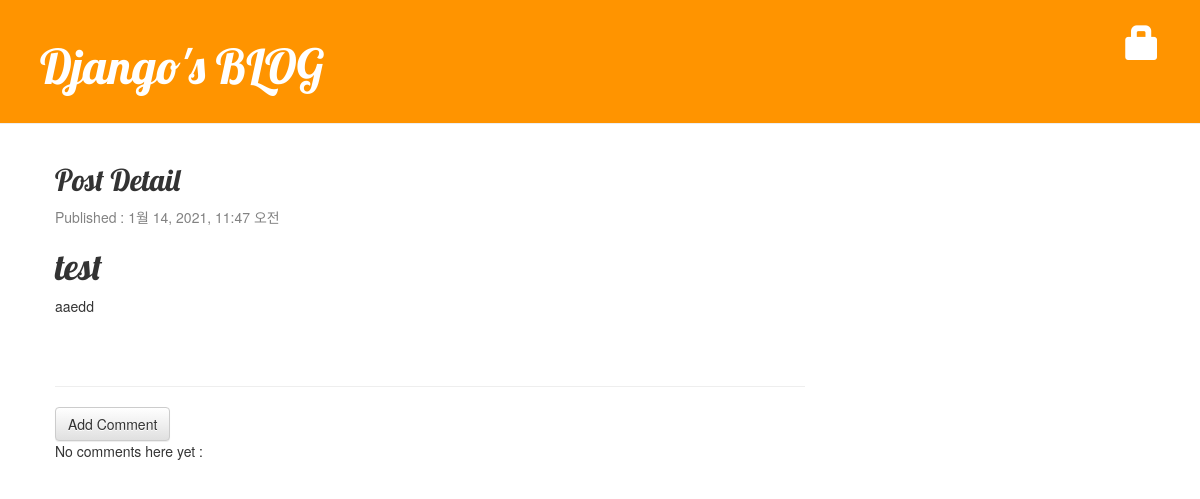
Page /post/7 on the committed database.
### blog/models.py (models this page shows, shortened)
class Post(models.Model):
    author = models.ForeignKey('auth.User', on_delete=models.CASCADE)
    title = models.CharField(max_length=200, validators=[min_length_3_validator])
    text = models.TextField()
    created_date = models.DateTimeField(default=timezone.now)
    published_date = models.DateTimeField(blank=True, null=True)

### blog/views.py (the view)
# urls.py: path('post/<int:pk>', views.post_detail, name='post_detail'),
def post_detail(request, pk):
    post = get_object_or_404(Post, pk=pk)
    return render(request, 'blog/post_detail.html', {'post': post})

### blog/templates/blog/post_detail.html (shortened to what this page needs)
{% extends 'blog/base.html' %}
{% block content %}
<div class="post">
    <h2>Post Detail</h2>
    {% if post.published_date %}
    <div class="date">
        <p>Published : {{post.published_date}}</p>
    </div>
    {% endif %}
    <h1>{{post.title}}</h1>
    <p>{{post.text|linebreaksbr}}</p>
</div>
<hr>
<a href="{% url 'add_comment_to_post' pk=post.pk %}" class="btn btn-default">Add Comment</a>
{% for comment in post.comments.all %}
    {% if user.is_authenticated %}
        <div class="comment">
            <div class="date">
                {{comment.created_date}}
                {% if not comment.approved_comment %}
                    <a href="{% url 'comment_remove' pk=comment.pk %}" class="btn btn-default">
                        <span class="glyphicon glyphicon-remove"></span>
                    </a>
                    <a href="{% url 'comment_approve' pk=comment.pk %}" class="btn btn-default">
                        <span class="glyphicon glyphicon-ok"></span>
                    </a>
                {% endif %}
            </div>
            <strong>{{comment.author}}</strong>
            <p>{{comment.text|linebreaks}}</p>
        </div>
    {% endif %}
{% empty %}
    <p>No comments here yet : </p>
{% endfor %}
{% endblock %}

### blog/static/css/blog.css (style rules this page uses)
h1, h2, h3, h4 { font-family: 'Lobster', cursive; }
.date { color: #828282; }
.post { margin-bottom: 70px; }

### rows in the picture
Post: published_date "1월 14, 2021, 11:47 오전", title "test", text "aaedd"
